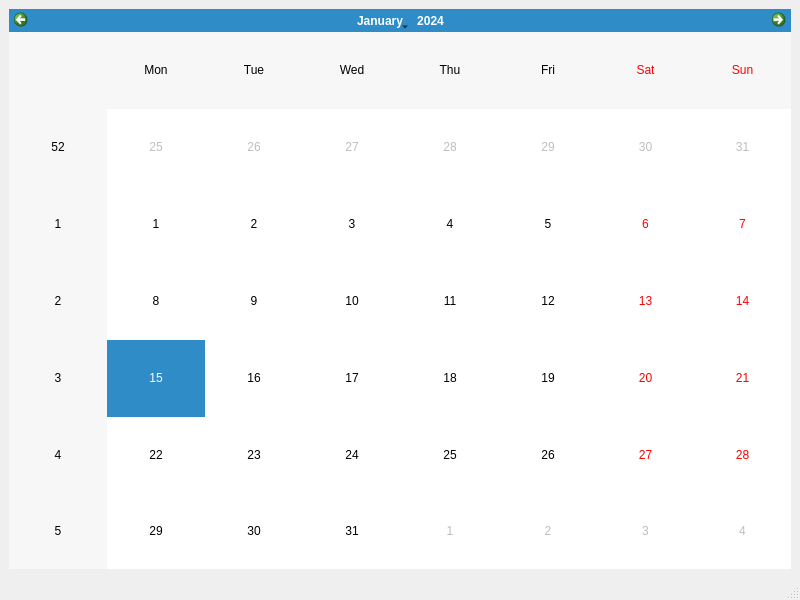
<?xml version="1.0" encoding="UTF-8"?>
<ui version="4.0">
 <class>MainWindow</class>
 <widget class="QMainWindow" name="MainWindow">
  <property name="geometry">
   <rect>
    <x>0</x>
    <y>0</y>
    <width>800</width>
    <height>600</height>
   </rect>
  </property>
  <property name="windowTitle">
   <string>MainWindow</string>
  </property>
  <widget class="QWidget" name="centralwidget">
   <layout class="QVBoxLayout" name="verticalLayout">
    <item>
     <widget class="QCalendarWidget" name="calendarWidget"/>
    </item>
   </layout>
  </widget>
  <widget class="QMenuBar" name="menubar">
   <property name="geometry">
    <rect>
     <x>0</x>
     <y>0</y>
     <width>800</width>
     <height>21</height>
    </rect>
   </property>
  </widget>
  <widget class="QStatusBar" name="statusbar"/>
 </widget>
 <resources/>
 <connections/>
</ui>
